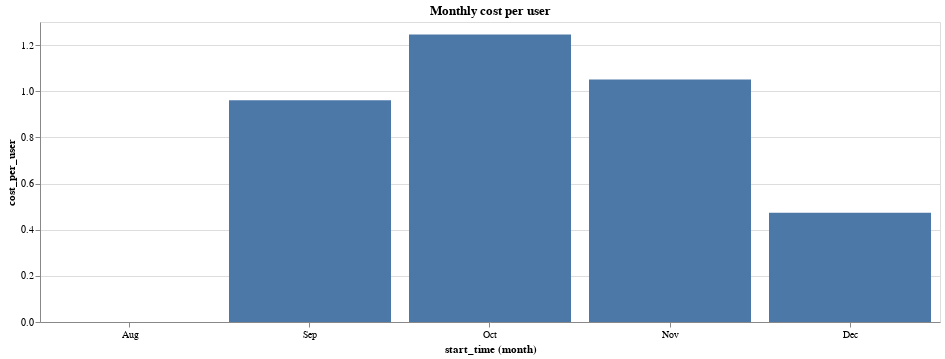

The notebook cell saved with this chart:
### Markdown cell above
We can also figure out how much they cost per month.

### Code cell
monthly = cost.copy().set_index('start_time').resample('M').sum()
monthly['cost_per_user'] = monthly['cost'] / user_starts_count.count()['action']
monthly = monthly.reset_index()

alt.Chart(monthly, width=900, title='Monthly cost per user').mark_bar().encode(
    x='month(start_time):O',
    y='cost_per_user'
)

### Figure 1 — Vega-Lite specification as saved in the notebook (floating-point values rounded to 4 significant figures)
{"$schema": "https://vega.github.io/schema/vega-lite/v2.6.0.json", "config": {"view": {"height": 300, "width": 400}}, "data": {"name": "data-73a77f68028ca06b894f75adae38393f"}, "datasets": {"data-73a77f68028ca06b894f75adae38393f": [{"cost": 0, "cost_per_user": 0, "start_time": "2018-08-31T00:00:00-07:00"}, {"cost": 4672.0, "cost_per_user": 0.9613, "start_time": "2018-09-30T00:00:00-07:00"}, {"cost": 6053.0, "cost_per_user": 1.245, "start_time": "2018-10-31T00:00:00-07:00"}, {"cost": 5108.0, "cost_per_user": 1.051, "start_time": "2018-11-30T00:00:00-08:00"}, {"cost": 2301.0, "cost_per_user": 0.4734, "start_time": "2018-12-31T00:00:00-08:00"}]}, "encoding": {"x": {"field": "start_time", "timeUnit": "month", "type": "ordinal"}, "y": {"field": "cost_per_user", "type": "quantitative"}}, "mark": "bar", "title": "Monthly cost per user", "width": 900}
